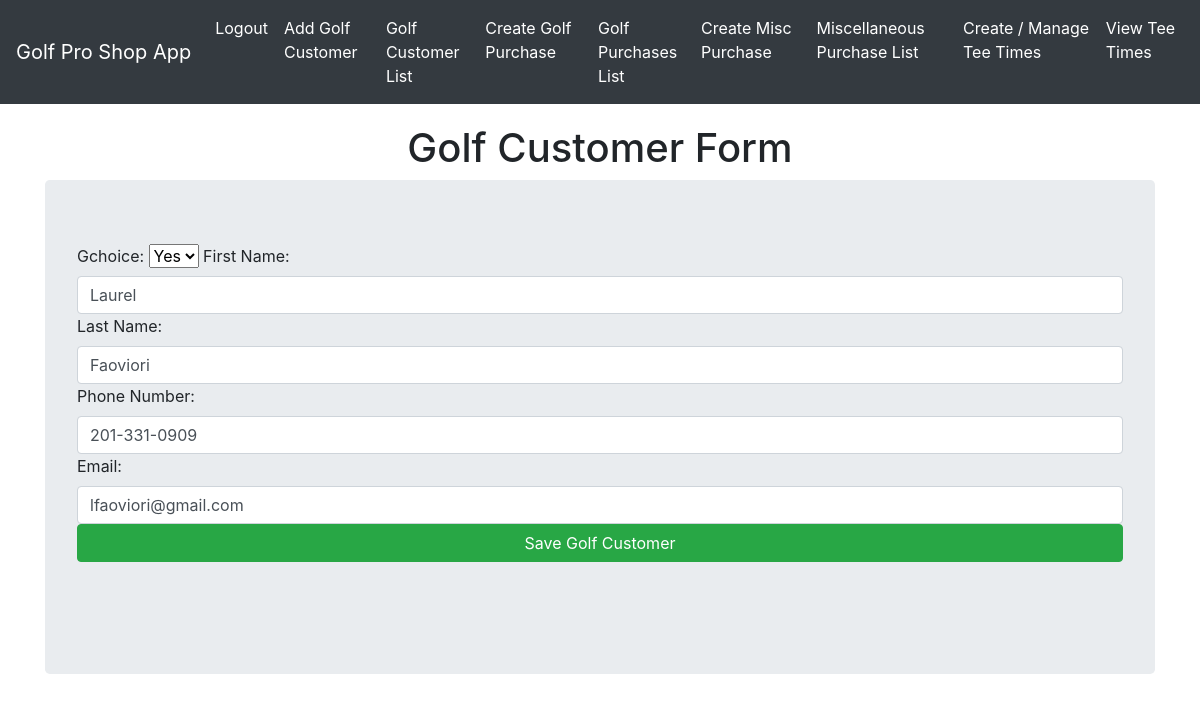
The app's page /update/2/ (signed in), older data.
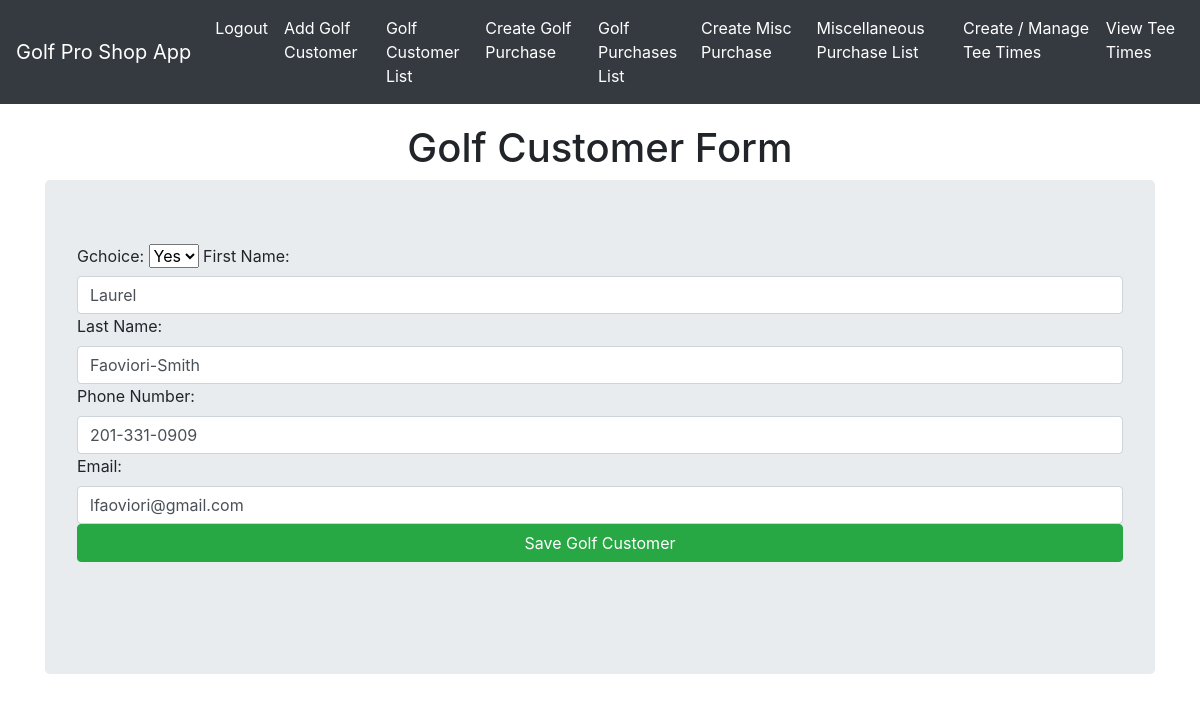
The same page, newer data.
### golfproapp/models.py (models this page shows)
class Customer(models.Model):
    customer_id = models.AutoField(primary_key=True)
    golferchoice=[('Y','Yes'),('N','No'),]
    gchoice = models.CharField(max_length=1, choices=golferchoice, default='Y')
    fname = models.TextField(max_length=15, default="First Name")
    lname = models.TextField(max_length=20, default="Last Name")
    g_phone = models.CharField(default="555-867-5309", max_length=15)
    g_email = models.CharField(default="bob.smith@aol.com", max_length=30)

### golfproapp/views.py (the view)
# urls.py: path('update/<int:customer_id>/', views.customer_update_view, name='customer_update'),
@login_required(redirect_field_name="{% url 'login' %}")
def customer_update_view(request, customer_id):
    customer = Customer.objects.get(customer_id=customer_id)
    form = CustomerForm(instance=customer)
    if request.method == 'POST':
        form = CustomerForm(request.POST, instance=customer)
        if form.is_valid():
            form.save()
            return redirect ('customer_list')
    return render(request, 'golfproapp/customer_form.html', {'form': form})

### golfproapp/forms.py
class CustomerForm(forms.ModelForm):
    class Meta:
        model = Customer
        fields = '__all__'
        labels = {
            'customer_id': 'Customer ID',
            'is_golfer': 'Golfer Yes or No',
            'fname' : 'First Name',
            'lname' : 'Last Name',
            'g_phone': 'Phone Number',
            'g_email': 'Email'
        }
        widgets = {
            'customer_id': forms.NumberInput(
                attrs={'placeholder':'e.g. 1', 'class':'form-control'}),
            'is_golfer': forms.TextInput(
                attrs={'placeholder':'e.g. Yes/No', 'class':'form-control'}),
            'fname': forms.TextInput(
                attrs={'placeholder':'e.g. Bob', 'class':'form-control'}),
            'lname': forms.TextInput(
                attrs={'placeholder':'e.g. Smith', 'class':'form-control'}),
            'g_phone': forms.TextInput(
                attrs={'placeholder':'e.g. 201-331-2412', 'class':'form-control'}),
            'g_email': forms.TextInput(
                attrs={'placeholder':'e.g. bob@aol.com', 'class':'form-control'}),
        }

### golfproapp/templates/golfproapp/customer_form.html (shortened to what this page needs)
{% extends "golfproapp/layout.html" %}
{% block content %}
<h1 class="text-center">Golf Customer Form</h1>
<form method="POST" class="jumbotron">
    {{form}}
    <button class="btn btn-success btn-block" type="submit">Save Golf Customer</button>
    <br>
    <br>
</form>
{% endblock %}

Row changes from the older to the newer data that the page shows:
changed Customer "Yes": lname "Faoviori" → "Faoviori-Smith"
